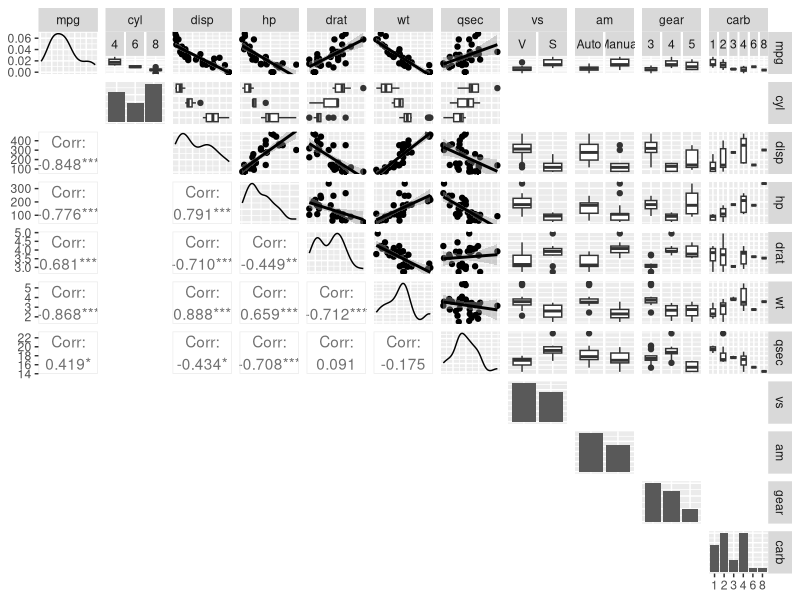
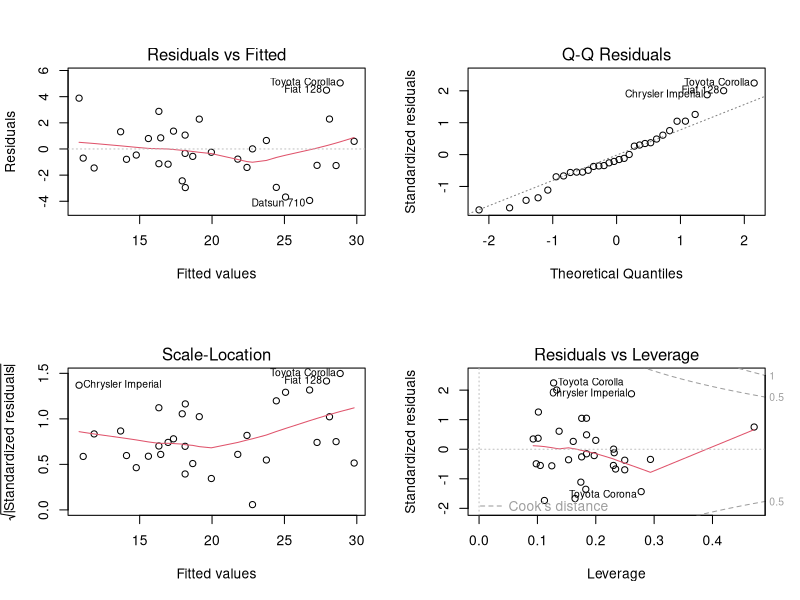

Generate these figures, in order, with R:
## ---- chunk 1
library(lubridate)
library(dplyr)
library(tidyr)
library(ggplot2)
library (datasets)
library(GGally)
library(knitr)
Sys.setlocale("LC_TIME", "English")
#options(scipen = 999)
## ---- chunk 2
data(mtcars)
head(mtcars,3)
## ---- chunk 3
mtcars$cyl <- factor(mtcars$cyl)
mtcars$vs <- factor(mtcars$vs,labels=c('V','S'))
mtcars$gear <- factor(mtcars$gear)
mtcars$carb <- factor(mtcars$carb)
mtcars$am <- factor(mtcars$am,labels=c('Auto','Manual'))
## ---- chunk 4
fit1 <- lm(mpg ~ am,data=mtcars)
summary1 <- summary(fit1)
print(summary1$coefficients)
## ---- chunk 5
fit2 <- lm(mpg ~ am + cyl + wt + hp,data=mtcars)
summary2 <- summary(fit2)
print(summary2$coefficients)
## ---- chunk 6
sum <- summary2$coefficients
#Intercept (reference is 4 cylinders with automatic transmission)
int1 <- round(sum[1,1] + c(-1,1)*qt(.975,df=fit2$df)*sum[1,2],2)
#amManual
int2 <- round(sum[2,1] + c(-1,1)*qt(.975,df=fit2$df)*sum[2,2],2)
#cyl6
int3 <- round(sum[3,1] + c(-1,1)*qt(.975,df=fit2$df)*sum[3,2],2)
#cyl8
int4 <- round(sum[4,1] + c(-1,1)*qt(.975,df=fit2$df)*sum[4,2],2)
#wt
int5 <- round(sum[5,1] + c(-1,1)*qt(.975,df=fit2$df)*sum[5,2],2)
#hp
int6 <- round(sum[6,1] + c(-1,1)*qt(.975,df=fit2$df)*sum[6,2],2)
## ---- chunk 7
results <- data.frame(c("mean MPG (4 cyl, Auto)","am Manual","cyl 6","cyl 8","wt","hp"),c(int1[1],int2[1],int3[1],int4[1],int5[1],int6[1]),c(int1[2],int2[2],int3[2],int4[2],int5[2],int6[2]))
names(results) <- c("Variable","Conf. Int. low","Conf. Int. high")
kable(results,align='c',caption="Confidence intervals for model parameters")
## ---- chunk 8
ggpairs(mtcars,upper=list(continuous="smooth",combo="box",discrete="blank"),lower=list(continuous="cor",combo="blank",discrete="blank"),diag=list(continuous="densityDiag",discrete="barDiag"))
## ---- chunk 9
par(mfrow = c(2, 2)); plot(fit2)
